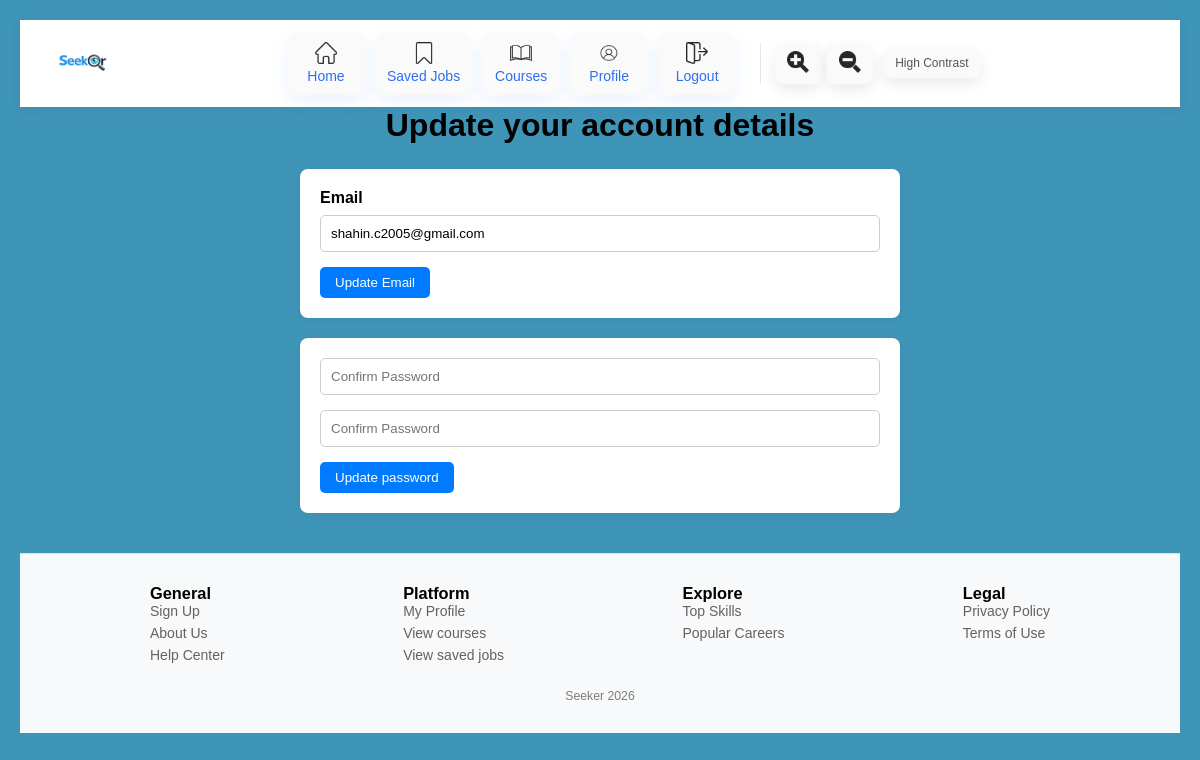
/edit_account (signed in), run on an earlier commit of the app's database.
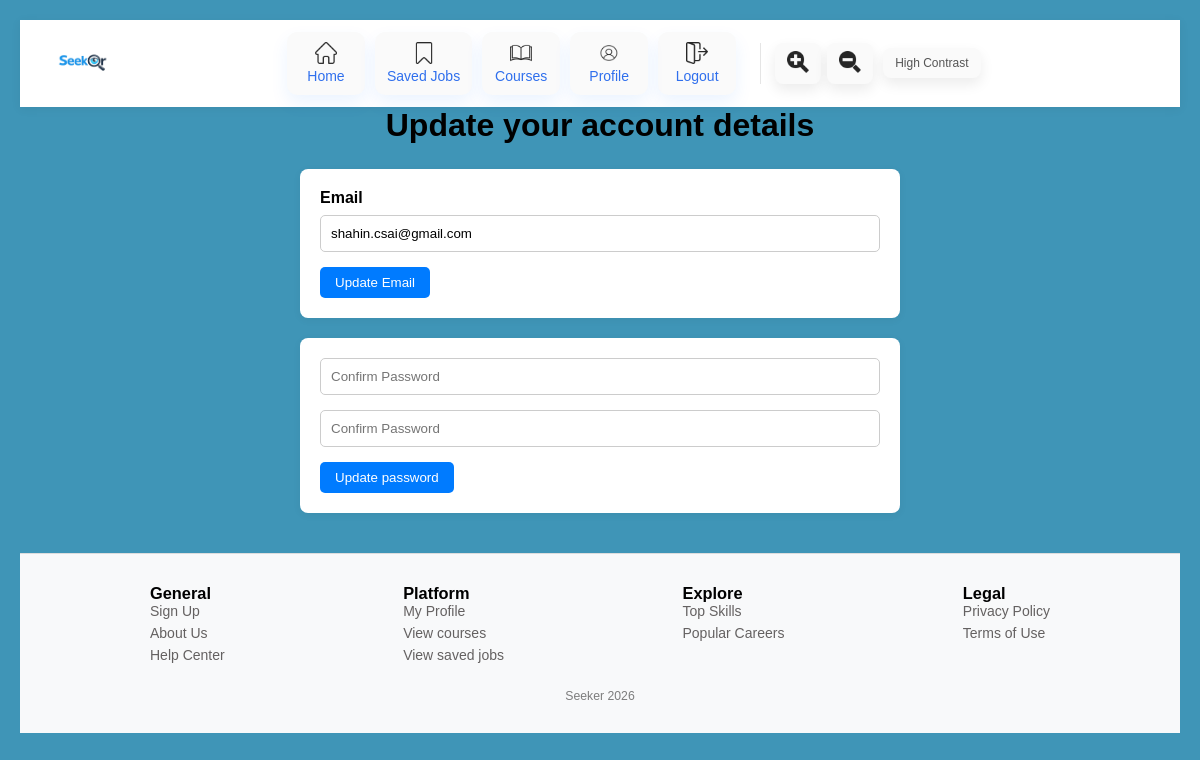
And on a later commit of the database.
### app.py (models this page shows, shortened)
class User(db.Model): #user table
    __tablename__="user"
    id = db.Column(db.Integer, primary_key=True)
    email = db.Column(db.String(120), unique=True, nullable=False)
    password = db.Column(db.String(200), nullable=False)
    name = db.Column(db.String(100))
    experience_level=db.Column(db.String(100))
    career_goal= db.Column(db.String(100))
    skills = db.relationship("UserSkill", backref="user", cascade="all, delete-orphan")

### app.py (the view, shortened to what this page needs)
@app.route('/edit_account', methods=["GET", "POST"]) # allows user to edit account details
def edit_account():
    user = get_logged_user()
    if not user:
        flash('Login first', 'error')
        return redirect(url_for('login_page'))
    return render_template("edit_account.html", user=user)

### app.py (called while the page is built)
def get_logged_user():
    email = session.get("user")
    if not email:
        return None
    return User.query.filter_by(email=email).first()

### templates/edit_account.html (shortened to what this page needs)
<!DOCTYPE html>
<html lang="en">
<head>
  <link rel="stylesheet" href="{{ url_for('static', filename='edit_account.css') }}">
</head>
<body>
  {% include 'navbar.html' %}
<h1>Update your account details</h1>
<form method="POST" action="{{ url_for('edit_account') }}">
  <label>Email</label>
  <input type="email" id="email" name="email" class="entrybox" value="{{ user.email }}" required>
  <button type="submit" class="loged">Update Email</button>
</form>
<form method="POST" action="{{ url_for('edit_account') }}">
  <input type="password" id="password" name="password" class="entrybox"  placeholder="Confirm Password"required>
  <br>
  <input type="password" id="password" name="confirm-password" class="entrybox" placeholder="Confirm Password" required>
  <button type="submit" class="loged">Update password</button>
</form>
{%include 'footer.html'%}
</body>
</html>

What changed in the data, as far as the page shows it:
changed User: email "shahin.c2005@gmail.com" → "shahin.csai@gmail.com"
